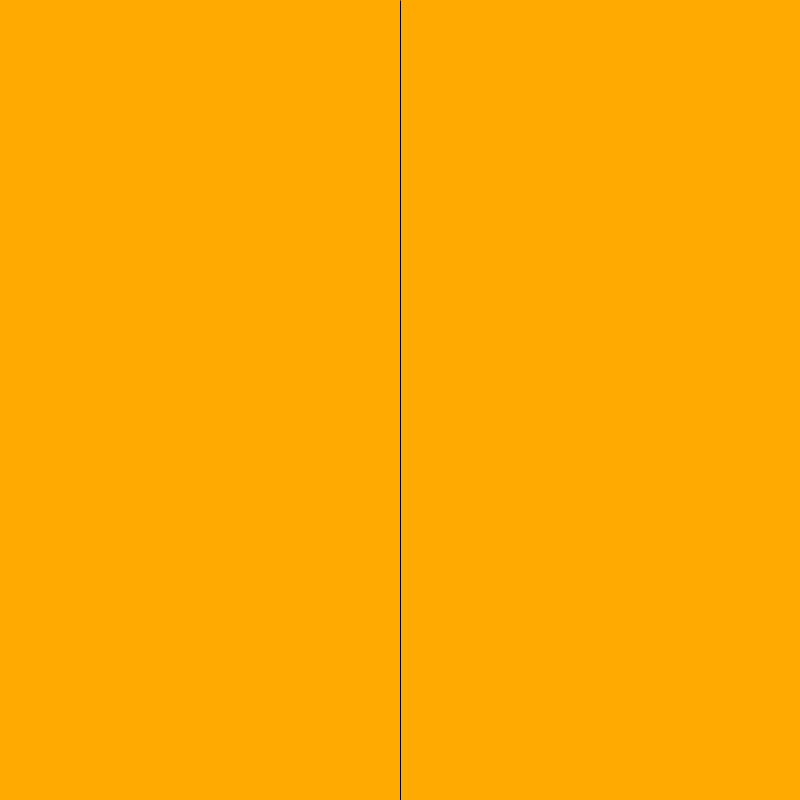
Frame 1 (no input)
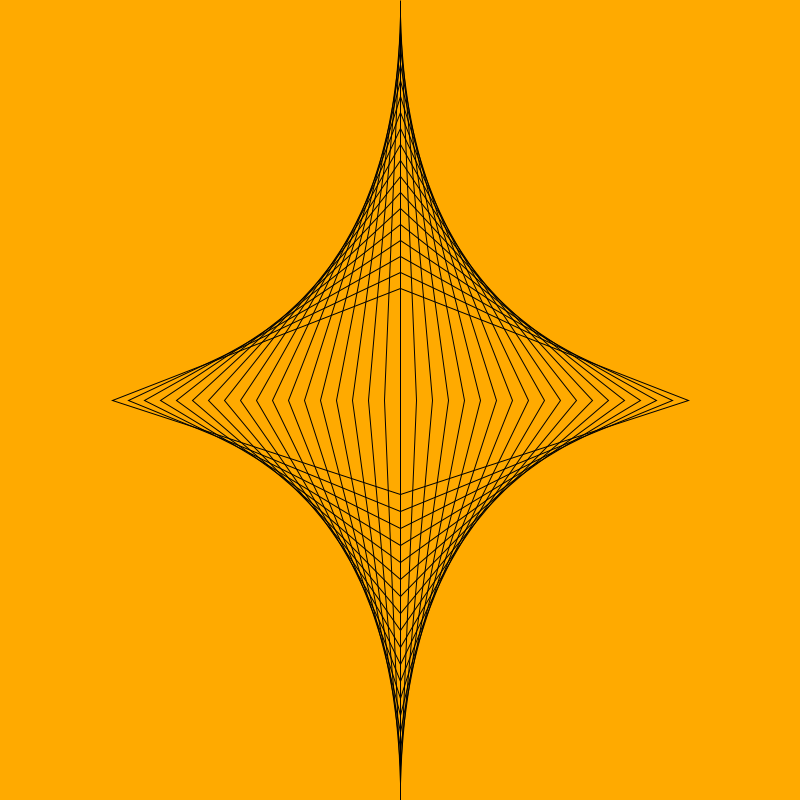
Frame 60 (the mouse pressed at the canvas centre just before this capture)
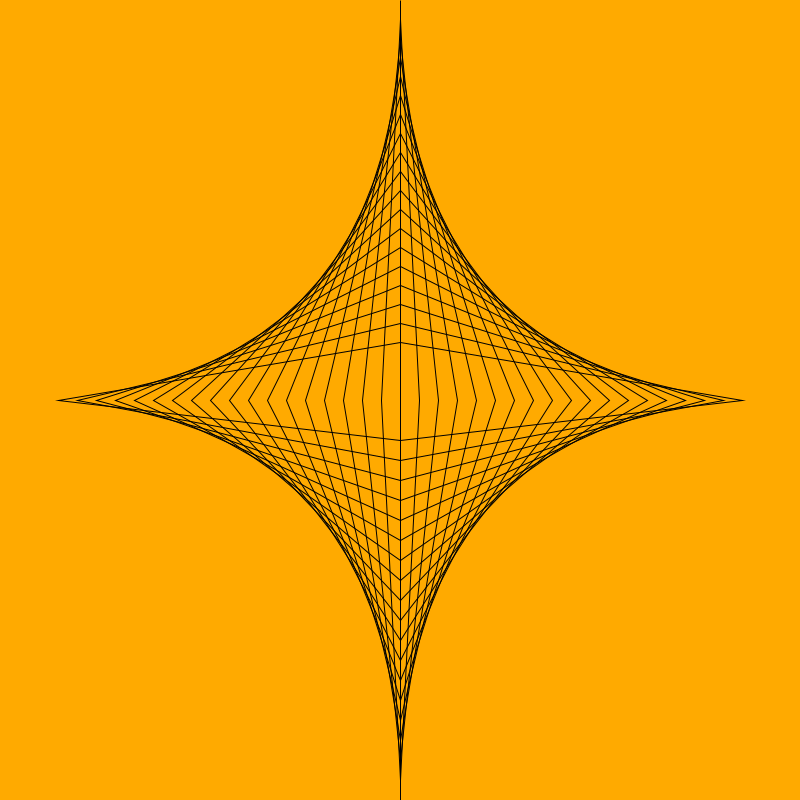
Frame 120 (the mouse held since frame 60 and released just before this capture)

The Processing sketch that drew these frames (run headless with seeded random() and noise(); from frame 60 on, the mouse is pressed at the canvas centre):

// Processing sketch: gaudiStar_quad
// ── gaudiStar_quad.pde
int x = 0;
int y = 0;
int x1 = 0;
int y1, y2, y3;
int x2 = 0;
int x3 = 0;
float szChng = 10;

float l1x1, l1y1, l1x2, l1y2;

void setup() {
  size(800, 800);
  frameRate(10);
  background(256, 170, 0);
  y1 = width/2;
  y2 = height;
  y3 = width/2;
}

void draw() {
  noFill();
  translate(width/2, 0);
  quads();

  if (x1> width/2) {
    y=0;
    x1=0;
    y2=height;
    x3=0;
    background(256, 170, 0);
    szChng = random(10, 20);
    println(szChng);
  }
}

void quads() {
  quad(x, y, x1, y1, x2, y2, x3, y3);
  y+=szChng;
  x1+=szChng;
  y2-=szChng;
  x3-=szChng;
}
